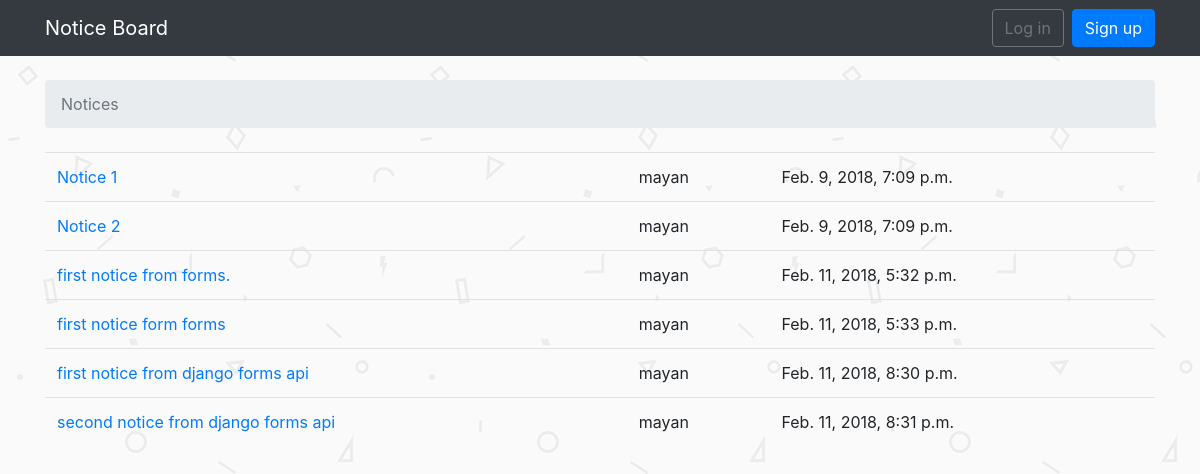
Before: / with the older database file.
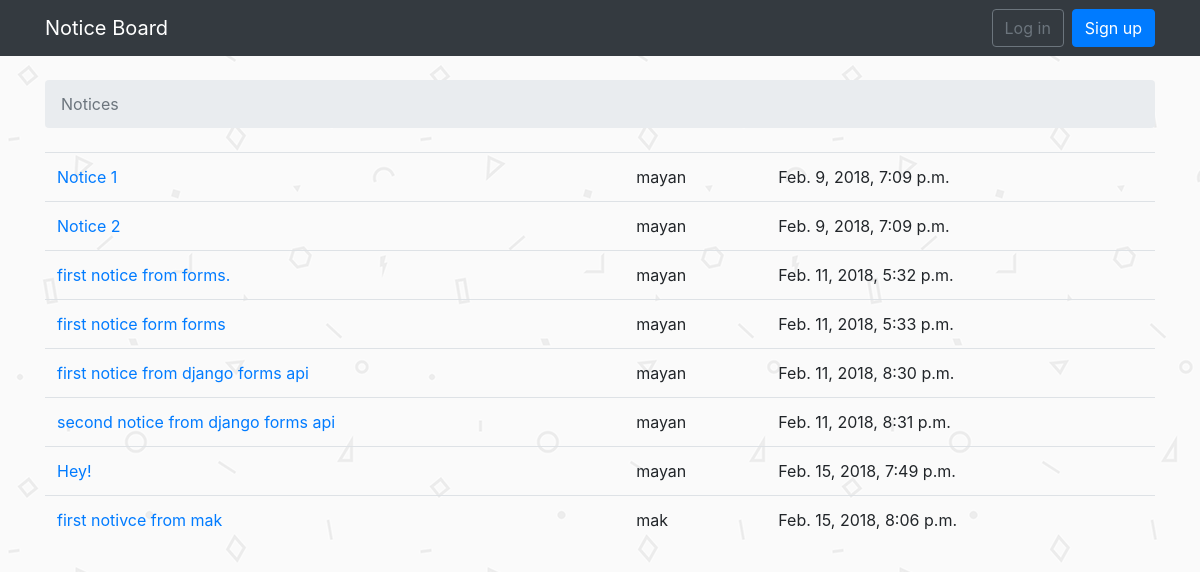
After: the same page with the newer database file.
### notices/models.py (models this page shows, shortened)
class Notice(models.Model):
    title = models.CharField(max_length=100)
    message = models.TextField(max_length=2000)
    created_at = models.DateTimeField(auto_now_add=True)
    created_by = models.ForeignKey(User, related_name='posts', on_delete=models.DO_NOTHING)

### notices/views.py (the view)
# urls.py: 2. Add a URL to urlpatterns:  path('', views.home, name='home')
def home(request) :
	notices = Notice.objects.all()
	return render(request, 'notices/home.html', {'notices': notices})

### notices/templates/notices/home.html (shortened to what this page needs)
{% extends 'notices/base.html' %}
{% block content %}
		<ol class="breadcrumb my-4">
		    <li class="breadcrumb-item active">Notices</li>
		</ol>
	    <table class="table">
	      <tbody>
	        {% for notice in notices %}
	          <tr>
	            <td>
	              <a href="{% url 'notices:notice_page' notice.id %}"> {{ notice.title }} </a><br>
	            </td>
	            <td>{{ notice.created_by }}</td>
	            <td>{{ notice.created_at }}</td>
	          </tr>
	        {% endfor %}
	      </tbody>
	    </table>
{% endblock %}

Changed rows visible on the page:
added Notice: title "Hey!", created_by "mayan", created_at "Feb. 15, 2018, 7:49 p.m."
added Notice: title "first notivce from mak", created_by "mak", created_at "Feb. 15, 2018, 8:06 p.m."
